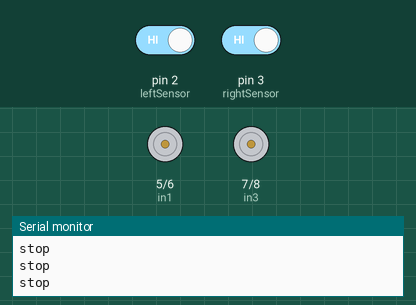
A sketch run on a simulated Arduino Uno, built with avr-gcc and run on an emulated ATmega328P. On the bench: motor-driver pin pairs drawn as motors (green arrow = first pin HIGH = forward, orange = second pin HIGH = backward, longer = more drive, scaled by the enable pin), the last lines printed to the serial monitor. Inputs (shaded band) come from the test bench; at power-on: pin 2 (leftSensor) HIGH, pin 3 (rightSensor) HIGH.

Above: at 1.2 s.
1.3 s: pin 2 (leftSensor) driven LOW
At 2.5 s:
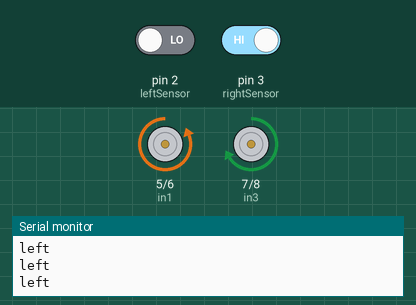
2.8 s: pin 3 (rightSensor) driven LOW
At 3.8 s:
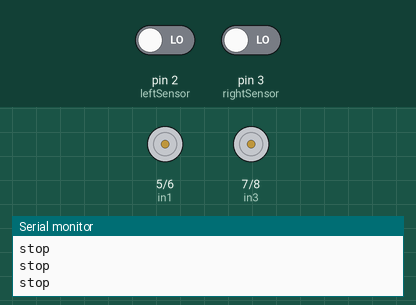
5.8 s: pin 2 (leftSensor) driven HIGH
At 6.1 s:
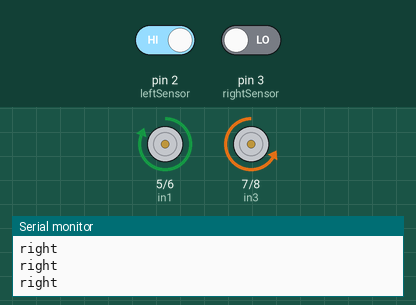
7.3 s: pin 3 (rightSensor) driven HIGH
At 8.4 s:
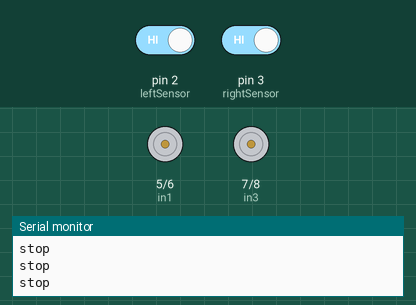
Timing chart, 0 to 10.3 s (numbered marks = the images above; inputs shaded):
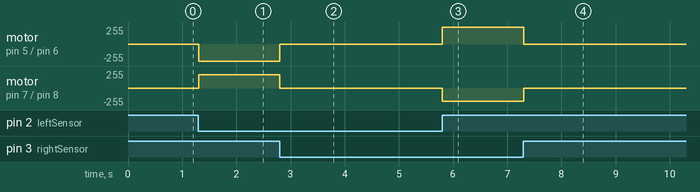

The sketch:

light-sensor-car.ino
```cpp
#define leftSensor 2
#define rightSensor 3
#define ena 4
#define in1 5
#define in2 6
#define in3 7
#define in4 8
#define enb 9

int speedA = 200;
int speedB = 200;

void setup() {
  pinMode(leftSensor, INPUT);
  pinMode(rightSensor, INPUT);
  pinMode(ena, OUTPUT);
  pinMode(enb, OUTPUT);
  pinMode(in1, OUTPUT);
  pinMode(in2, OUTPUT);
  pinMode(in3, OUTPUT);
  pinMode(in4, OUTPUT);
  Serial.begin(9600);
}
void loop() {
  int l = digitalRead(leftSensor);
  int r = digitalRead(rightSensor);
   if (l == 0 && r == 1) {

    analogWrite(ena, speedA);
    analogWrite(enb, speedB);
    digitalWrite(in1, LOW);
    digitalWrite(in2, HIGH);
    digitalWrite(in3, HIGH);
    digitalWrite(in4, LOW);
    Serial.println("left");
  } else if (r == 0 && l == 1) {

    analogWrite(ena, speedA);
    analogWrite(enb, speedB);
    digitalWrite(in1, HIGH);
    digitalWrite(in2, LOW);
    digitalWrite(in3, LOW);
    digitalWrite(in4, HIGH);
    Serial.println("right");
  } else {

    analogWrite(ena, 0);
    analogWrite(enb, 0);
    digitalWrite(in1, LOW);
    digitalWrite(in2, LOW);
    digitalWrite(in3, LOW);
    digitalWrite(in4, LOW);
    Serial.println("stop");
  }
}
```

Measured:
- after the input at 1.3 s, motor on pin 5 (in1) / pin 6 (in2): stopped → backward 255/255 at once; motor on pin 7 (in3) / pin 8 (in4): stopped → forward 200/255 at once
- after the input at 2.8 s, motor on pin 5 (in1) / pin 6 (in2): backward 255/255 → stopped at once; motor on pin 7 (in3) / pin 8 (in4): forward 200/255 → stopped at once
- after the input at 5.8 s, motor on pin 5 (in1) / pin 6 (in2): stopped → forward 255/255 at once; motor on pin 7 (in3) / pin 8 (in4): stopped → backward 200/255 at once
- after the input at 7.3 s, motor on pin 5 (in1) / pin 6 (in2): forward 255/255 → stopped at once; motor on pin 7 (in3) / pin 8 (in4): backward 200/255 → stopped at once
